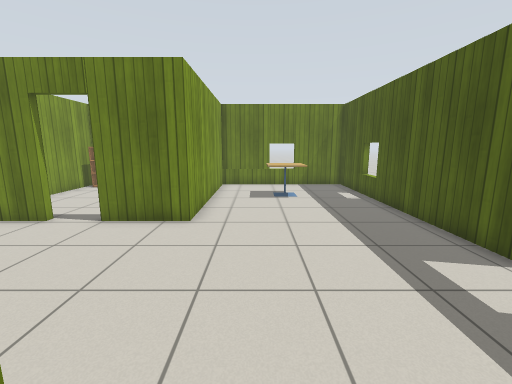
view 1 (above)

16 first-person views from a walk through a Gazebo world. The camera is 1.2 m above the floor, tilts 10° down and sees 90° across. The floor is counted in squares, 0.5 m on a side. Each view is taken from the middle of a square. On the plan, view 1 faces up. The plan holds only what a view shows up to about 17 squares ahead; the rest is blank. Simple patterns stand in for the simulator's built-in surfaces.

view 2
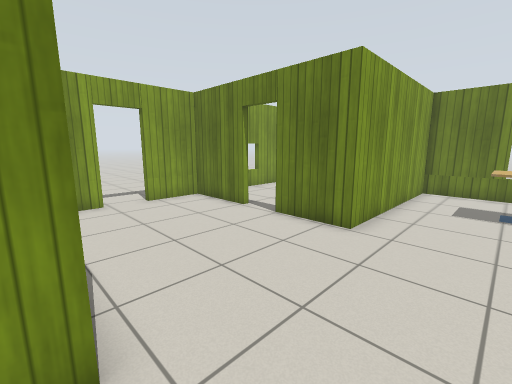

view 3
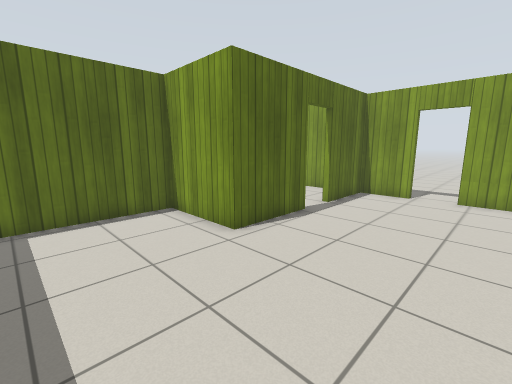

view 4
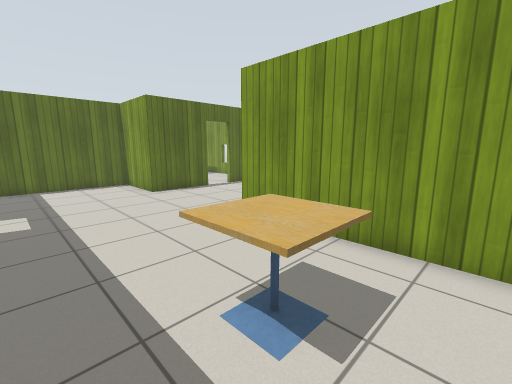

view 5
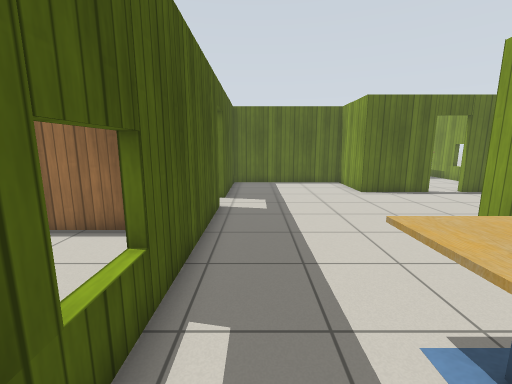

view 6
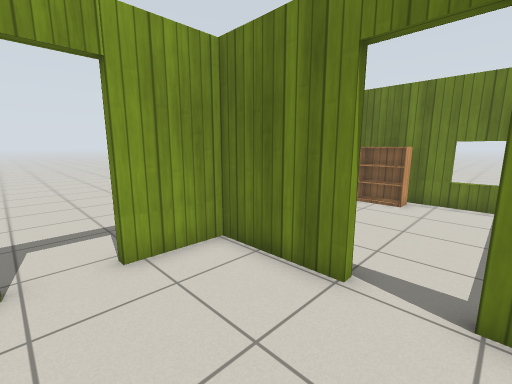

view 7
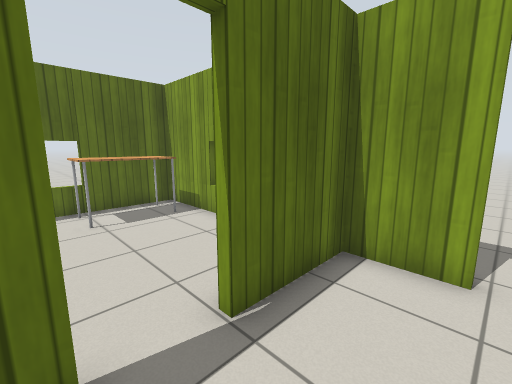

view 8
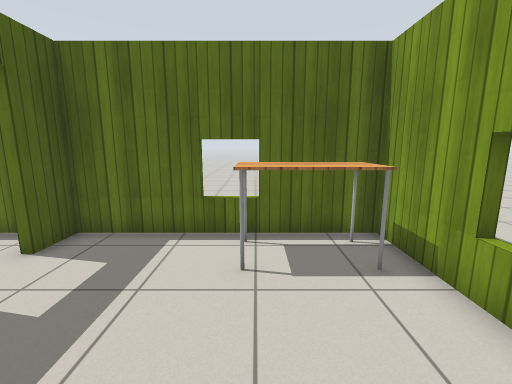

view 9
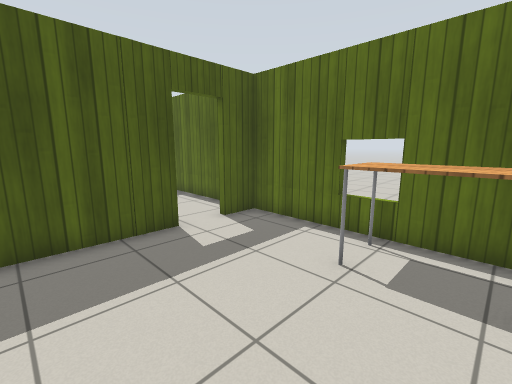

view 10
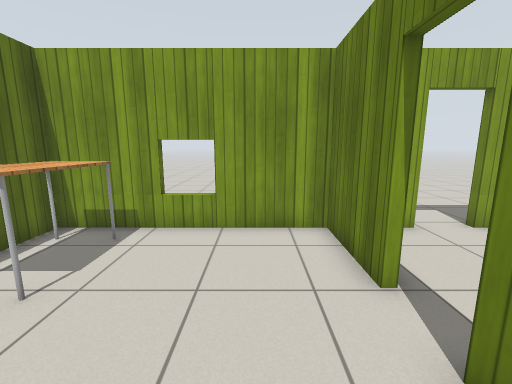

view 11
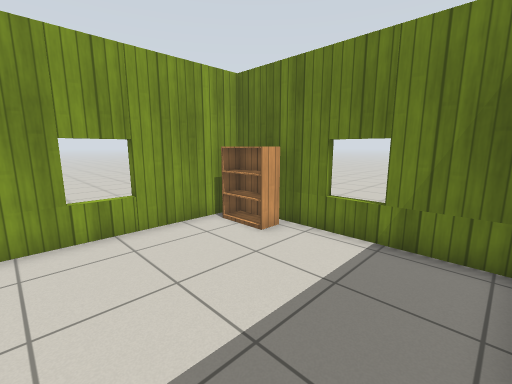

view 12
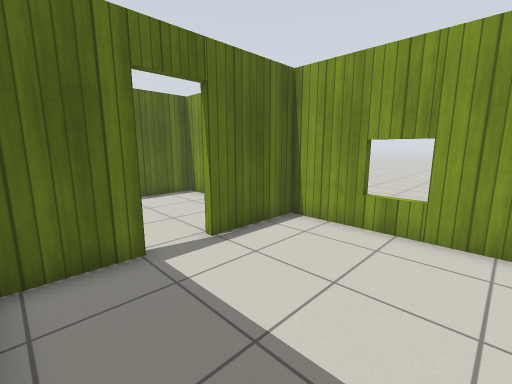

view 13
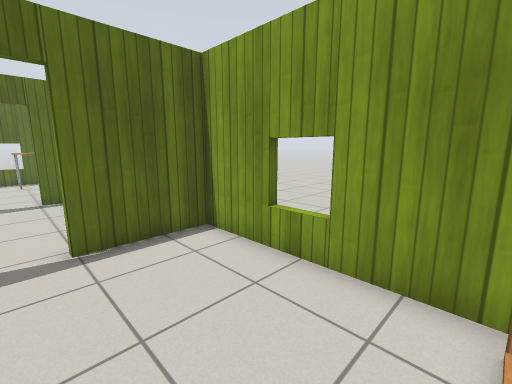

view 14
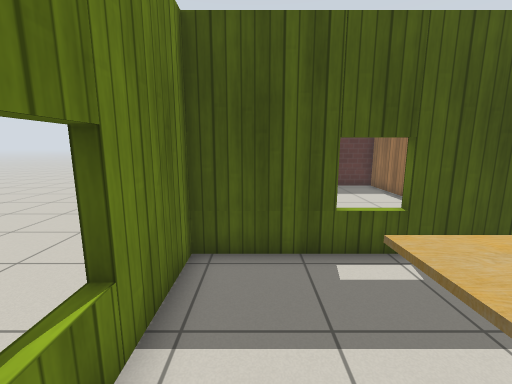

view 15
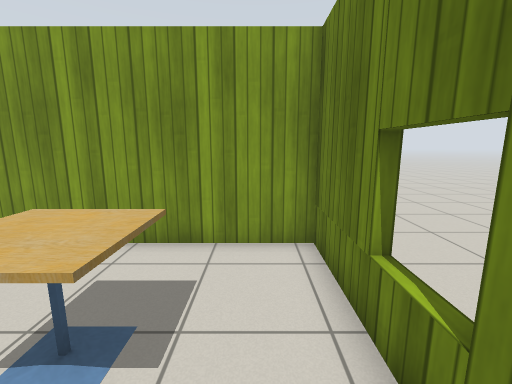

view 16
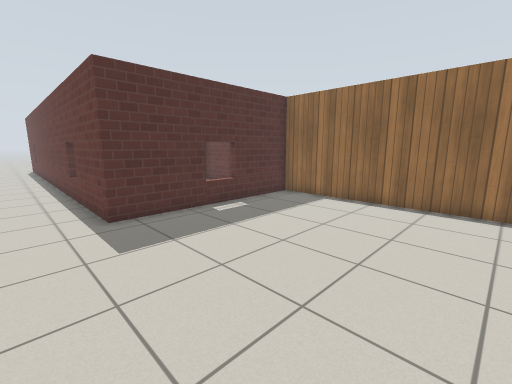

### Floor plan
Ten units are one square. View 1 is at (0, 0); x grows to the right and y downward. Boxes are objects, and circles mark ways between rooms. Rooms are numbered by the first view taken in them; rooms with no view inside come last. Other rooms are left out.
<svg viewBox="-112 -190 411 264">
<path fill="none" stroke="#000" d="M-69 -81 -104 -81 -104 -55M-54 -14 -17 -14 -17 24 55 24 55 -30M55 -48 55 -165 -22 -165 -22 -81 -51 -81M-104 -39 -104 -14 -70 -14M-20 38 -20 -2M-70 -11 -104 -11 -104 69 -20 69 -20 54M-48 -11 -54 -11M-51 -84 -28 -84M-28 -165 -104 -165 -104 -84 -69 -84M67 -78 159 -78 159 -167 294 -167"/>
<rect x="5" y="-145" width="20" height="30" fill="#bbb"><title>cafe table</title></rect>
<rect x="-105" y="45" width="40" height="20" fill="#bbb"><title>table</title></rect>
<rect x="-105" y="-165" width="30" height="20" fill="#bbb"><title>bookshelf</title></rect>
<circle cx="-65" cy="-10" r="3" fill="#2a7"/>
<circle cx="-60" cy="-80" r="3" fill="#2a7"/>
<text x="-10" y="-60">1</text>
<text x="-60" y="30">2</text>
<text x="-60" y="-120">3</text>
<text x="150" y="-160">4</text>
</svg>
Room 1 opens to room 2. Room 1 opens to room 3.

Where each view was taken, in squares from view 1:
view 1: 0 up, 0 right, facing up
view 2: 1 up, 1 right, facing up-left
view 3: 7 up, 3 right, facing down-left
view 4: 15 up, 4 right, facing down-left
view 5: 15 up, 4 right, facing down
view 6: 4 up, 5 left, facing up-left
view 7: 4 up, 5 left, facing down-left
view 8: 0 up, 7 left, facing down
view 9: 0 up, 9 left, facing down-right
view 10: 1 down, 3 left, facing left
view 11: 10 up, 3 left, facing up-left
view 12: 14 up, 3 left, facing down-left
view 13: 15 up, 6 left, facing down-left
view 14: 15 up, 0 right, facing right
view 15: 15 up, 4 right, facing left
view 16: 19 up, 7 right, facing down-right
